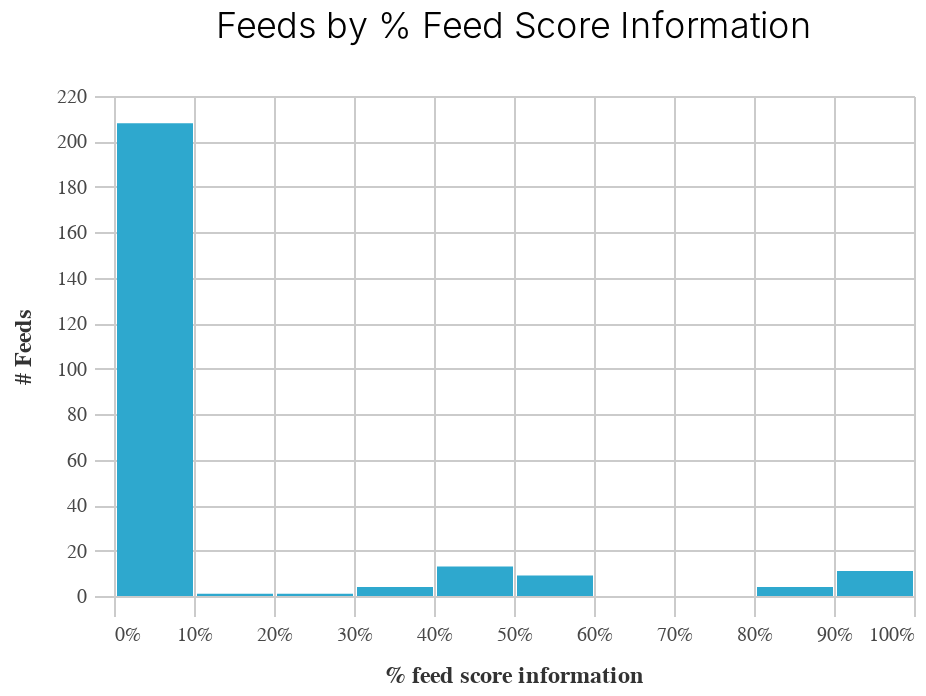

The code cell stored with this chart in its notebook:
### Markdown cell above
### Feed Score

For a given feed:

`feed_score = 0.5 * pct_stop_accessibility + 0.5 * pct_trip_accessibility`

Histogram shows the distribution of the feed scores.

### Code cell
setup_charts.make_histogram(df, "feed_score")

### Figure 1 — Vega-Lite specification as saved in the notebook (floating-point values rounded to 4 significant figures; data arrays with more than 128 entries replaced by an {"elided": "..."} marker saying what was removed)
{"width": 400, "height": 250, "background": "white", "config": {"title": {"fontSize": 18, "font": "Raleway", "anchor": "middle", "fontColor": "#333", "fontWeight": 300, "offset": 20}, "header": {"labelFont": "Nunito Sans", "titleFont": "Raleway"}, "axis": {"domain": true, "domainColor": "#cbcbcb", "grid": true, "gridColor": "#cbcbcb", "gridWidth": 1, "labelColor": "#474747", "labelFontSize": 10, "titleColor": "#333", "tickColor": "#cbcbcb", "tickSize": 10, "titleFontSize": 12, "titlePadding": 10, "labelPadding": 4, "labelFont": "Nunito Sans", "titleFont": "Raleway"}, "axisBand": {"grid": false}, "range": {"category_bright": ["#2EA8CE", "#EB9F3C", "#F4D837", "#51BF9D", "#8CBCCB", "#9487C0"], "category_bold": ["#136C97", "#E16B26", "#F6BF16", "#00896B", "#7790A3", "#5B559C"], "diverging": ["#E16B26", "#EB9F3C", "#f6e7e1", "#8CBCCB", "#2EA8CE", "#136C97"], "sequential": ["#B9D6DF", "#8CBCCB", "#2EA8CE", "#136C97", "#0B405B"]}, "legend": {"labelFont": "Nunito Sans", "labelFontSize": 11, "symbolType": "square", "symbolSize": 30, "titleFont": "Raleway", "titleFontSize": 14, "titlePadding": 10, "padding": 1, "orient": "right", "labelLimit": 0, "labelColor": "#333", "titleColor": "#333"}, "view": {"stroke": "transparent"}, "group": {"fill": "white"}, "arc": {"fill": "#8CBCCB"}, "area": {"fill": "#8CBCCB"}, "line": {"stroke": "#8CBCCB", "strokeWidth": 2}, "trail": {"color": "#8CBCCB", "stroke": "#8CBCCB", "strokeWidth": 0, "size": 1}, "path": {"stroke": "#8CBCCB", "strokeWidth": 0.5}, "rect": {"fill": "#8CBCCB"}, "point": {"filled": true, "shape": "circle"}, "shape": {"stroke": "#8CBCCB"}, "text": {"font": "Nunito Sans", "color": "#8CBCCB", "fontSize": 11, "align": "center", "fontWeight": 400, "size": 11}, "bar": {"binSpacing": 2, "fill": "#8CBCCB", "stroke": false}, "background": "white", "font": "Raleway"}, "data": {"name": "data-f4190d3cb0cae361eeeeded51b21a663"}, "mark": "bar", "encoding": {"color": {"value": "#2EA8CE"}, "tooltip": [{"bin": true, "field": "feed_score", "title": "bin", "type": "quantitative"}, {"aggregate": "count", "title": "count", "type": "quantitative"}], "x": {"axis": {"format": "%"}, "bin": true, "field": "feed_score", "title": "% feed score information", "type": "quantitative"}, "y": {"aggregate": "count", "title": "# Feeds", "type": "quantitative"}}, "selection": {"selector005": {"type": "interval", "bind": "scales", "encodings": ["x", "y"]}}, "title": "Feeds by % Feed Score Information", "$schema": "https://vega.github.io/schema/vega-lite/v4.17.0.json", "datasets": {"data-f4190d3cb0cae361eeeeded51b21a663": {"elided": "251 records"}}}
